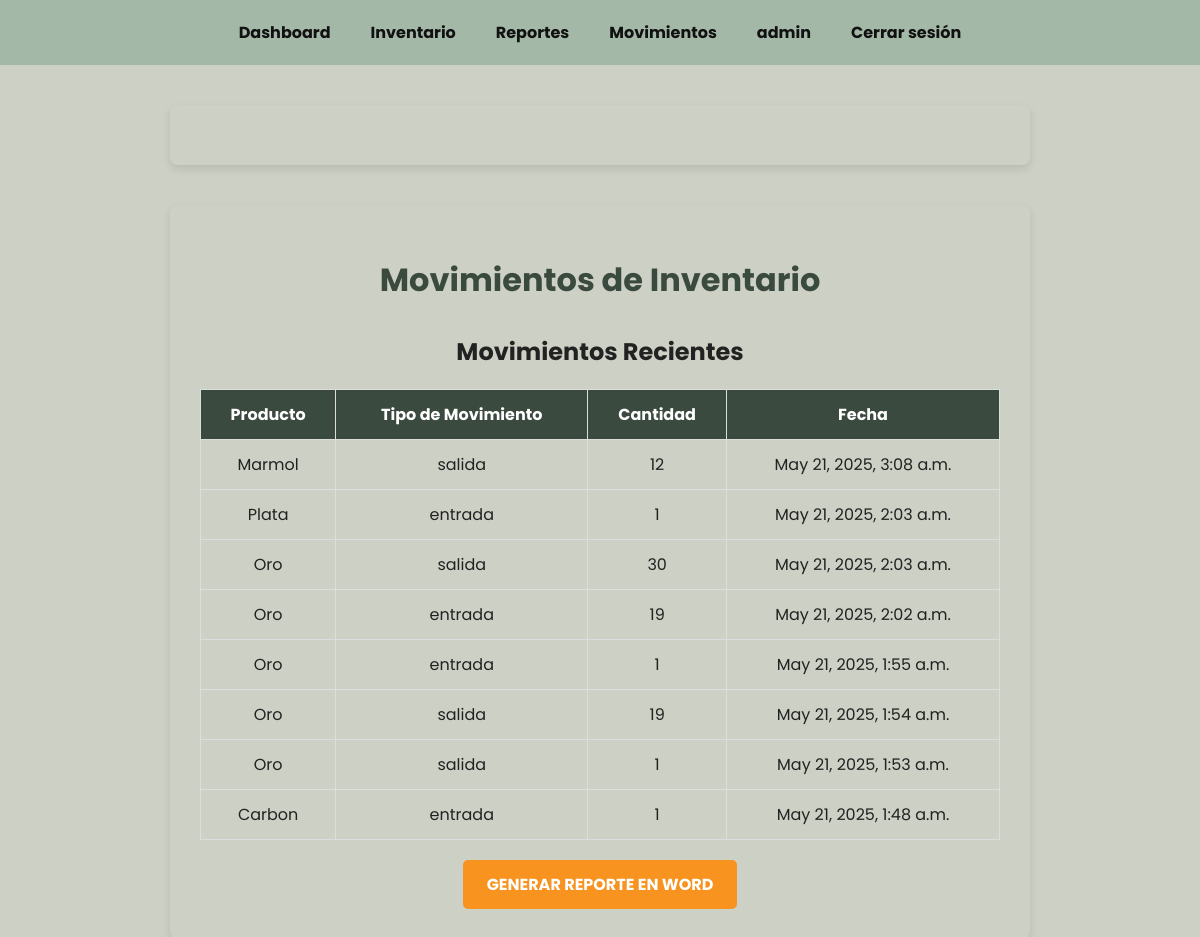
Before: /reportes/ (signed in) with the older database file.
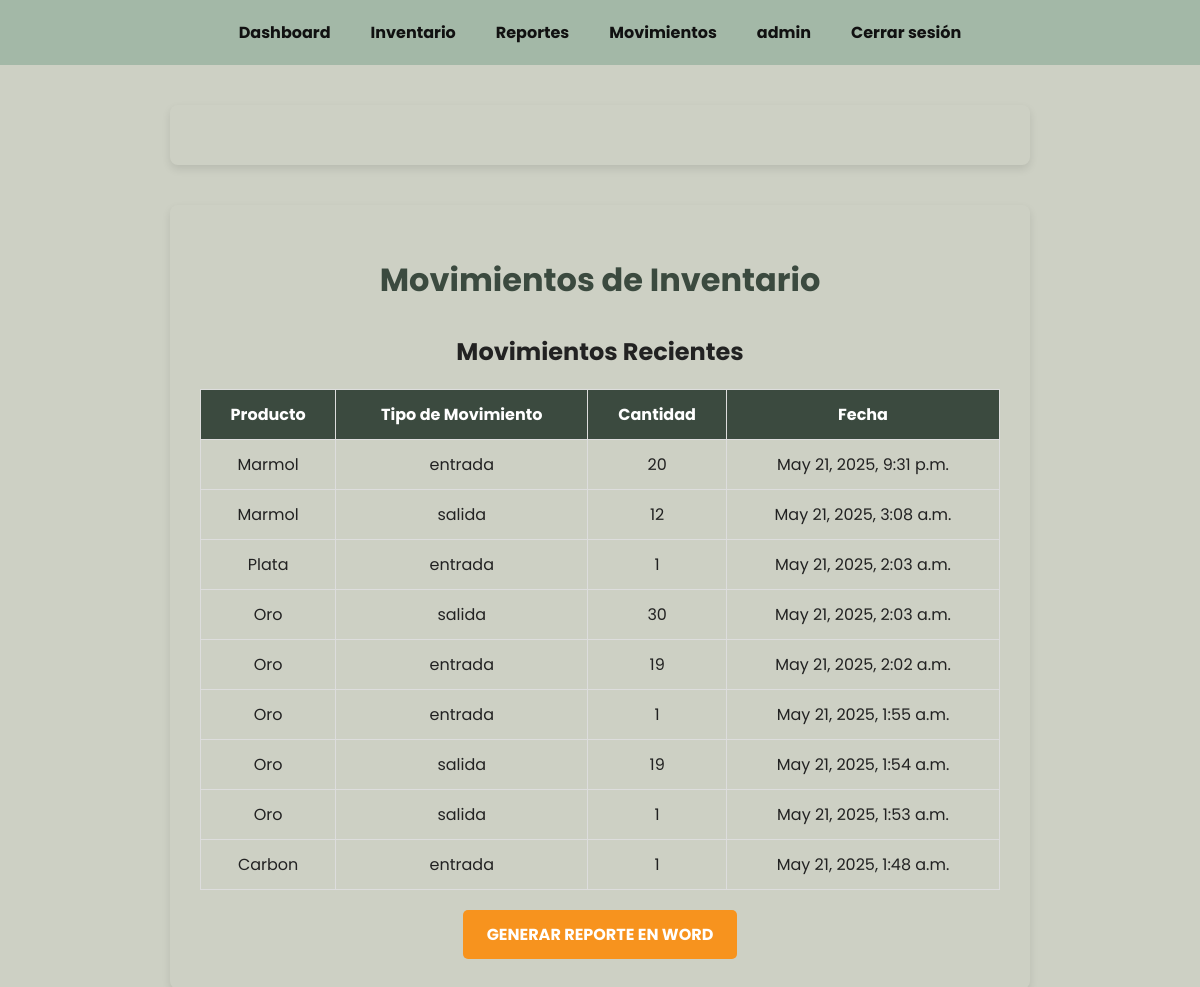
After: the same page with the newer database file.
### inventario_app/models.py (models this page shows, shortened)
class Movimiento(models.Model):
    TIPO_MOVIMIENTO = (
        ('entrada', 'Entrada'),
        ('salida', 'Salida'),
    )
    producto = models.ForeignKey(Producto, on_delete=models.CASCADE)
    tipo_movimiento = models.CharField(max_length=7, choices=TIPO_MOVIMIENTO)
    cantidad = models.IntegerField()
    fecha = models.DateTimeField(auto_now_add=True)
    usuario = models.ForeignKey(User, on_delete=models.CASCADE)

class Producto(models.Model):
    nombre = models.CharField(max_length=255)
    descripcion = models.TextField()
    stock = models.IntegerField()
    precio = models.DecimalField(max_digits=10, decimal_places=2)
    imagen = models.ImageField(upload_to='productos/', null=True, blank=True)
    created_at = models.DateTimeField(auto_now_add=True)
    updated_at = models.DateTimeField(auto_now=True)

### inventario_app/views.py (the view)
# urls.py: path('reportes/', views.reportes_view, name='reportes'),
@login_required
def reportes_view(request):
    movimientos = Movimiento.objects.all().order_by('-fecha')
    movimientos_count = movimientos.count()
    return render(request, 'inventario_app/reportes.html', {
        'movimientos': movimientos,
        'movimientos_count': movimientos_count,
    })

### inventario_app/context_processors.py (called while the page is built)
def admin_check(request):
    print(f"Verificando usuario: {request.user.username}")  # Esto te confirmará que el context processor se ejecuta.
    if not request.user.is_authenticated:
        return {'es_admin': False}
    es_admin = request.user.groups.filter(name='Administrador').exists()
    return {'es_admin': es_admin}

### inventario_app/templates/inventario_app/reportes.html (shortened to what this page needs)
<!DOCTYPE html>
<html lang="es">
<head>
</head>
<body>
    {% include "inventario_app/navbar.html" %}
    <div class="container">
        <h1>Movimientos de Inventario</h1>
        <h2>Movimientos Recientes</h2>
        <table>
            <thead>
                <tr>
                    <th>Producto</th>
                    <th>Tipo de Movimiento</th>
                    <th>Cantidad</th>
                    <th>Fecha</th>
                </tr>
            </thead>
            <tbody>
                {% for movimiento in movimientos %}
                    <tr>
                        <td>{{ movimiento.producto.nombre }}</td>
                        <td>{{ movimiento.tipo_movimiento }}</td>
                        <td>{{ movimiento.cantidad }}</td>
                        <td>{{ movimiento.fecha }}</td>
                    </tr>
                {% empty %}
                    <tr>
                        <td colspan="4" style="text-align:center; padding: 20px; color: #666;">
                            No hay movimientos registrados.
                        </td>
                    </tr>
                {% endfor %}
            </tbody>
        </table>
        <a href="{% url 'generar_reporte_word' %}" class="button">Generar Reporte en Word</a>
    </div>
</body>
</html>

Changed rows visible on the page:
added Movimiento: producto.nombre "Marmol", tipo_movimiento "entrada", cantidad "20", fecha "May 21, 2025, 9:31 p.m."
